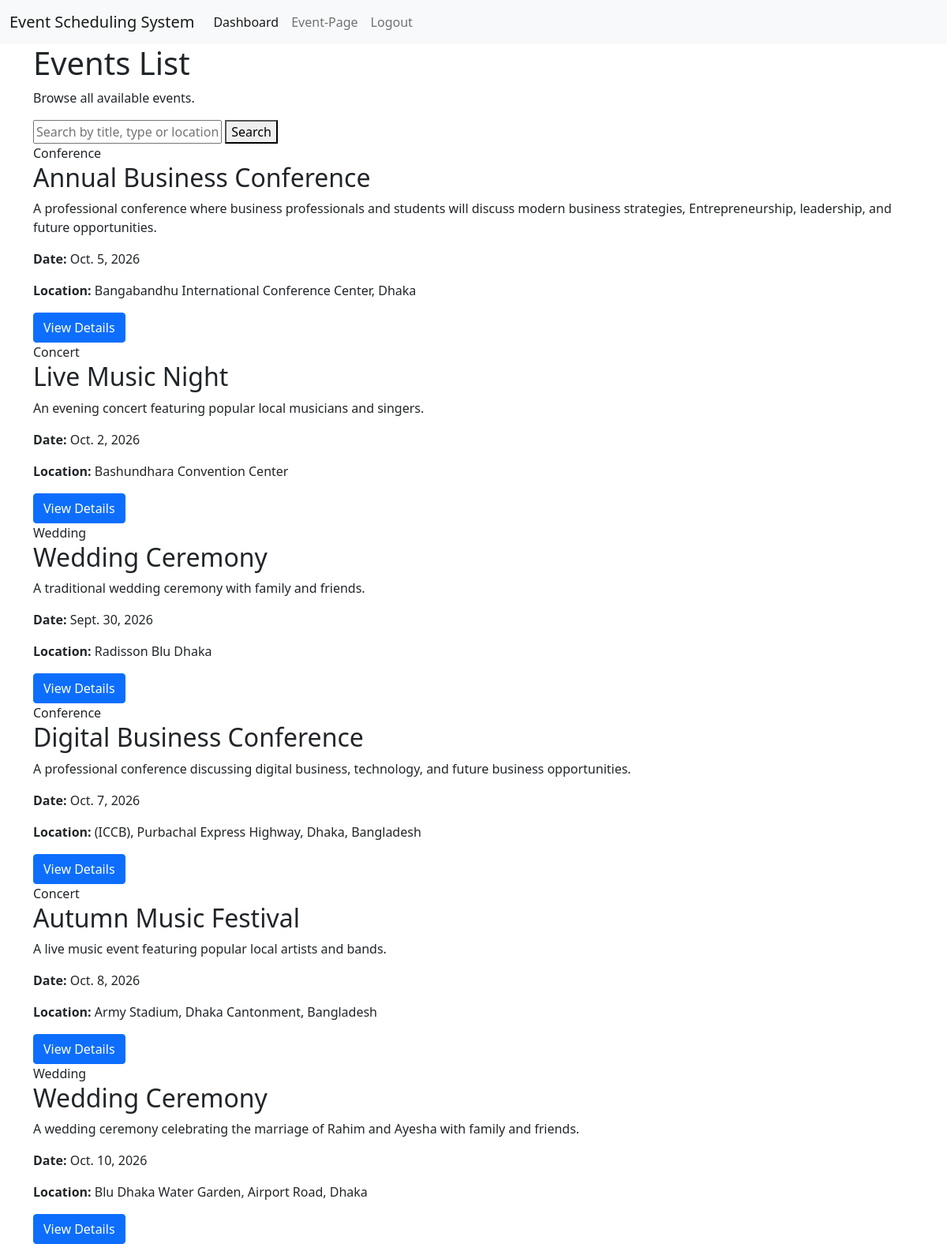
The page /dashboard/ (signed in) on the database its author committed.
### event_app/models.py (models this page shows, shortened)
class EventModel(models.Model):
    EVENT_TYPES =[
        ('Conference','Conference'),
        ('Concert','Concert'),
        ('Wedding','Wedding'),
    ]
    STATUS_TYPES =[
        ('NotStarted','NotStarted'),
        ('InProgress','InProgress'),
        ('Completed','Completed'),
    ]
    user = models.ForeignKey(
        EventUserModel,
        on_delete=models.CASCADE,
        related_name='events'
    )
    event_title = models.CharField(max_length=100,null=True)
    event_type = models.CharField(choices=EVENT_TYPES,max_length=20,null=True)
    event_description = models.TextField(max_length=100,null=True)
    event_date = models.DateField(null=True)
    status = models.CharField(choices=STATUS_TYPES,max_length=20,null=True)
    location = models.CharField(max_length=200,null=True)
    created_at = models.DateField(auto_now_add=True)

### event_app/views.py (the view)
# urls.py: path('dashboard/',dashboard, name='dashboard'),
@login_required
def dashboard(request):
    events = EventModel.objects.all()
    search = request.GET.get('search', '')
    if search:
        events = events.filter(
            Q(event_title__icontains=search) |
            Q(event_type__icontains=search) |
            Q(location__icontains=search)
        )
    context = {
        'events': events,
        'search': search,
    }
    return render(request,'pages/dashboard.html',context)

### event_app/templates/pages/dashboard.html (shortened to what this page needs)
{% extends 'master/base.html' %}
{% block content %}
<div class="page-header">
    <div>
        <h1>Events List</h1>
        <p>Browse all available events.</p>
    </div>
</div>
<form method="GET" class="search-form">
    <input
        type="text"
        name="search"
        value="{{ search }}"
        placeholder="Search by title, type or location...">
    <button type="submit">Search</button>
</form>
<div class="event-grid">
    {% for event in events %}
    <div class="event-card">
        <span class="event-type">
            {{ event.event_type }}
        </span>
        <h2>{{ event.event_title }}</h2>
        <p>
            {{ event.event_description|truncatewords:20 }}
        </p>
        <div class="event-info">
            <p>
                <strong>Date:</strong>
                {{ event.event_date }}
            </p>
            <p>
                <strong>Location:</strong>
                {{ event.location }}
            </p>
        </div>
        <a href="{% url 'event_details' event.id %}" class="btn btn-primary">View Details</a>
    </div>
    {% empty %}
        <div class="empty">No events found.</div>
    {% endfor %}
</div>
{% endblock %}

### event_app/templates/master/base.html (shortened to what this page needs)
<!doctype html>
<html lang="en">
  <head>
    <link href="https://cdn.jsdelivr.net/npm/bootstrap@5.0.2/dist/css/bootstrap.min.css" rel="stylesheet">
  </head>
  <body>
    {% include 'master/nav.html' %}
    <div class="container">
        {% block content %}
        {% endblock content %}
    </div>
  </body>
</html>

### event_app/templates/master/nav.html (shortened to what this page needs)
<nav class="navbar navbar-expand-lg navbar-light bg-light">
  <div class="container-fluid">
    <a class="navbar-brand" href="#">Event Scheduling System</a>
    <div class="collapse navbar-collapse" id="navbarNav">
      <ul class="navbar-nav">
        {% if request.user.is_authenticated %}
          <li class="nav-item">
            <a class="nav-link active" aria-current="page" href="{% url 'dashboard' %}">Dashboard</a>
          </li>
          <li class="nav-item">
            <a class="nav-link" href="{% url 'event_page' %}">Event-Page</a>
          </li>
          <li class="nav-item">
            <a class="nav-link" href="{% url 'logout_page' %}">Logout</a>
          </li>
        {% endif %}
      </ul>
    </div>
  </div>
</nav>

### rows shown on the page
EventModel: event_type "Conference", event_title "Annual Business Conference", event_description "A professional conference where business professionals and students will discuss modern business strategies, Entrepreneurship, leadership, and future opportunities.", event_date "Oct. 5, 2026", location "Bangabandhu International Conference Center, Dhaka"
EventModel: event_type "Concert", event_title "Live Music Night", event_description "An evening concert featuring popular local musicians and singers.", event_date "Oct. 2, 2026", location "Bashundhara Convention Center"
EventModel: event_type "Wedding", event_title "Wedding Ceremony", event_description "A traditional wedding ceremony with family and friends.", event_date "Sept. 30, 2026", location "Radisson Blu Dhaka"
EventModel: event_type "Conference", event_title "Digital Business Conference", event_description "A professional conference discussing digital business, technology, and future business opportunities.", event_date "Oct. 7, 2026", location "(ICCB), Purbachal Express Highway, Dhaka, Bangladesh"
EventModel: event_type "Concert", event_title "Autumn Music Festival", event_description "A live music event featuring popular local artists and bands.", event_date "Oct. 8, 2026", location "Army Stadium, Dhaka Cantonment, Bangladesh"
EventModel: event_type "Wedding", event_title "Wedding Ceremony", event_description "A wedding ceremony celebrating the marriage of Rahim and Ayesha with family and friends.", event_date "Oct. 10, 2026", location "Blu Dhaka Water Garden, Airport Road, Dhaka"
